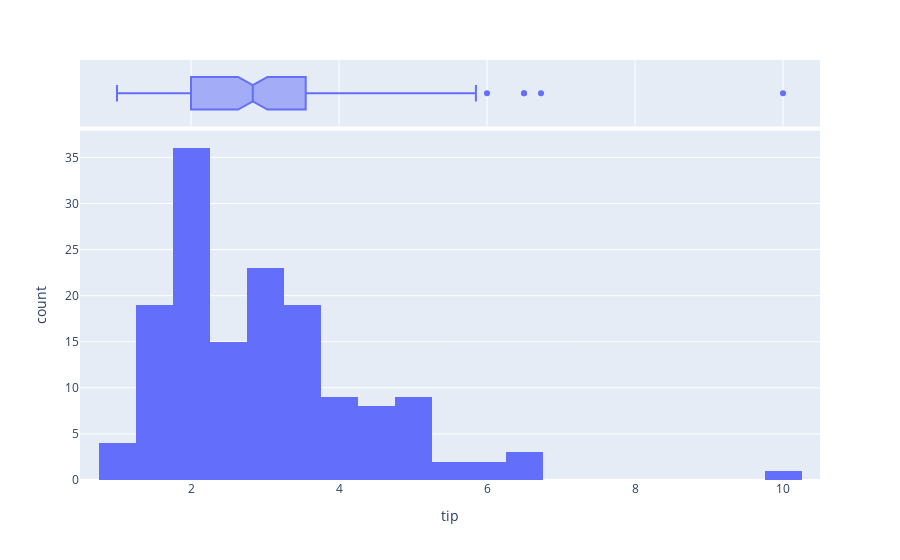

Notebook code cell kept with this figure:
### Code cell
"""
Histogram with Boxplot using Marginal Boxplot.
    * Helps to see otliers, Median, Q1, and Q3 at a glance
"""

fig = px.histogram(df, x="tip", marginal="box")
fig.show()

### Figure 1 — Plotly figure (JSON) as saved in the notebook; plotly's stock layout.template omitted (floating-point values rounded to 4 significant figures; data arrays with more than 128 entries replaced by an {"elided": "..."} marker saying what was removed)
{"data": [{"alignmentgroup": "True", "bingroup": "x", "hovertemplate": "tip=%{x}<br>count=%{y}<extra></extra>", "legendgroup": "", "marker": {"color": "#636efa", "pattern": {"shape": ""}}, "name": "", "offsetgroup": "", "orientation": "v", "showlegend": false, "type": "histogram", "x": {"elided": "150 float values"}, "xaxis": "x", "yaxis": "y"}, {"alignmentgroup": "True", "hovertemplate": "tip=%{x}<extra></extra>", "legendgroup": "", "marker": {"color": "#636efa"}, "name": "", "notched": true, "offsetgroup": "", "showlegend": false, "type": "box", "x": {"elided": "150 float values"}, "xaxis": "x2", "yaxis": "y2"}], "layout": {"barmode": "relative", "legend": {"tracegroupgap": 0}, "margin": {"t": 60}, "xaxis": {"anchor": "y", "domain": [0, 1], "title": {"text": "tip"}}, "xaxis2": {"anchor": "y2", "domain": [0, 1], "matches": "x", "showgrid": true, "showticklabels": false}, "yaxis": {"anchor": "x", "domain": [0, 0.8316], "title": {"text": "count"}}, "yaxis2": {"anchor": "x2", "domain": [0.8416, 1], "matches": "y2", "showgrid": false, "showline": false, "showticklabels": false, "ticks": ""}}}
